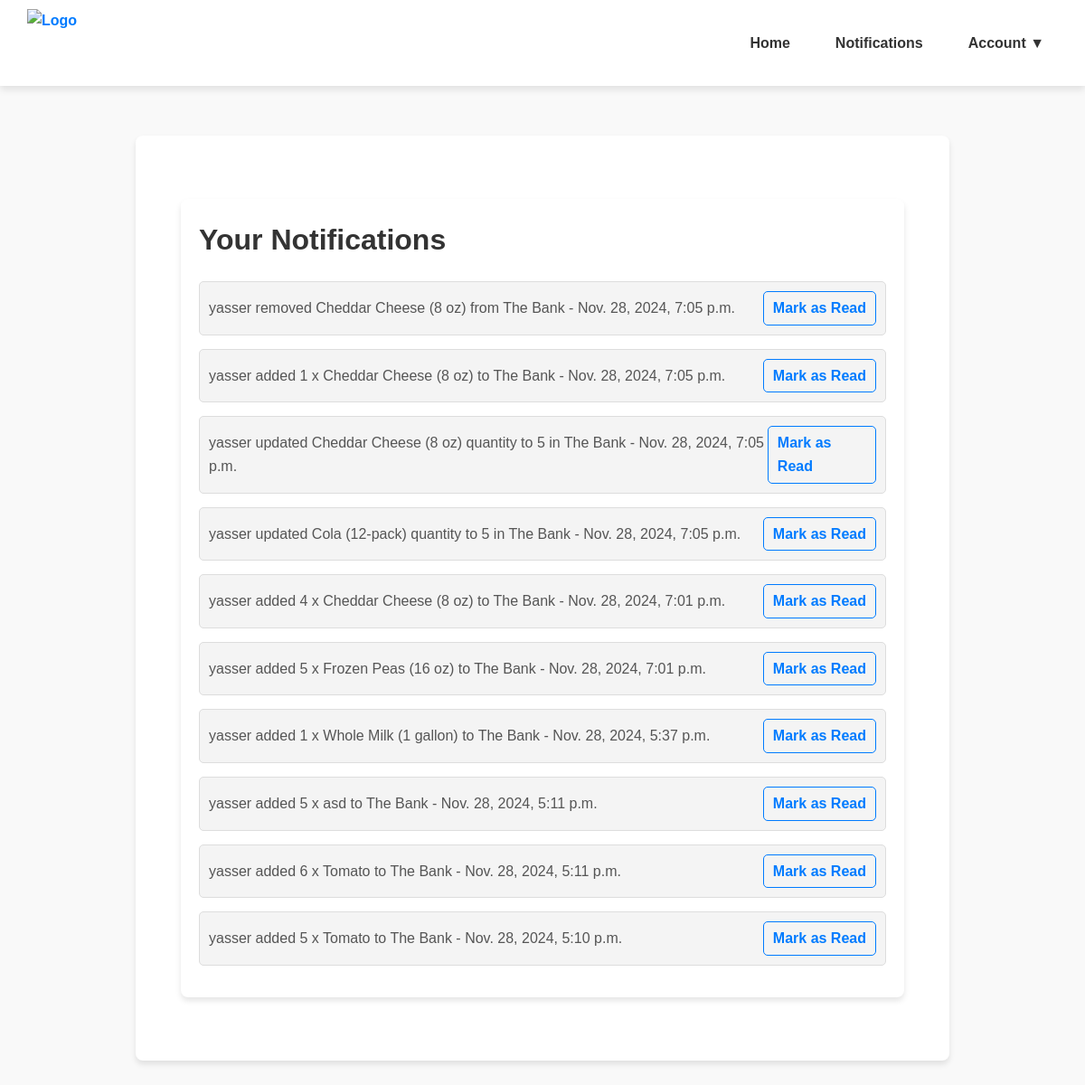
The app's page /notifications/ (signed in) with its own data.
### main/models.py (models this page shows, shortened)
class Notification(models.Model):
    user = models.ForeignKey(User, on_delete=models.CASCADE, related_name='notifications')
    message = models.TextField(null=True, blank=True)
    is_read = models.BooleanField(default=False)
    created_at = models.DateTimeField(auto_now_add=True)

### main/views.py (the view)
# urls.py: path('notifications/', views.notifications_view, name='notifications'),
@login_required
def notifications_view(request):
    notifications = request.user.notifications.filter(is_read=False).order_by('-created_at')
    context = {'notifications': notifications}
    return render(request, 'notifications.html', context)

### templates/notifications.html (shortened to what this page needs)
{% extends 'base.html' %}
{% block content %}
<div class="container">
    <h1>Your Notifications</h1>
    <ul>
        {% for notification in notifications %}
            <li>
                <span>{{ notification.message }} - {{ notification.created_at }}</span>
                <a href="{% url 'mark_notification_read' notification.id %}">Mark as Read</a>
            </li>
        {% endfor %}
    </ul>
</div>
{% endblock %}

### templates/base.html (style rules this page uses)
* { margin: 0; padding: 0; box-sizing: border-box; outline: none; }
body { font-family: 'Arial', sans-serif; background-color: #f9f9f9; color: #333; line-height: 1.6; }
a { text-decoration: none; color: inherit; }

### templates/notifications.html (style rules this page uses)
.container { max-width: 800px; margin: 50px auto; padding: 20px; background: #fff; border-radius: 8px; box-shadow: 0 4px 6px rgba(0, 0, 0, 0.1); }
h1 { font-size: 2em; margin-bottom: 20px; color: #333; }
ul { list-style-type: none; padding: 0; }
li { margin: 15px 0; background: #f4f4f4; border: 1px solid #ddd; border-radius: 5px; padding: 10px; display: flex; justify-content: space-between; align-items: center; transition: transform 0.2s ease; }
li span { font-size: 1em; color: #555; }
a { text-decoration: none; font-weight: bold; color: #007bff; padding: 5px 10px; border: 1px solid #007bff; border-radius: 5px; transition: background 0.3s ease, color 0.3s ease; }

### records on screen
Notification: message "yasser removed Cheddar Cheese (8 oz) from The Bank", created_at "Nov. 28, 2024, 7:05 p.m."
Notification: message "yasser added 1 x Cheddar Cheese (8 oz) to The Bank", created_at "Nov. 28, 2024, 7:05 p.m."
Notification: message "yasser updated Cheddar Cheese (8 oz) quantity to 5 in The Bank", created_at "Nov. 28, 2024, 7:05 p.m."
Notification: message "yasser updated Cola (12-pack) quantity to 5 in The Bank", created_at "Nov. 28, 2024, 7:05 p.m."
Notification: message "yasser added 4 x Cheddar Cheese (8 oz) to The Bank", created_at "Nov. 28, 2024, 7:01 p.m."
Notification: message "yasser added 5 x Frozen Peas (16 oz) to The Bank", created_at "Nov. 28, 2024, 7:01 p.m."
Notification: message "yasser added 1 x Whole Milk (1 gallon) to The Bank", created_at "Nov. 28, 2024, 5:37 p.m."
Notification: message "yasser added 5 x asd to The Bank", created_at "Nov. 28, 2024, 5:11 p.m."
Notification: message "yasser added 6 x Tomato to The Bank", created_at "Nov. 28, 2024, 5:11 p.m."
Notification: message "yasser added 5 x Tomato to The Bank", created_at "Nov. 28, 2024, 5:10 p.m."
